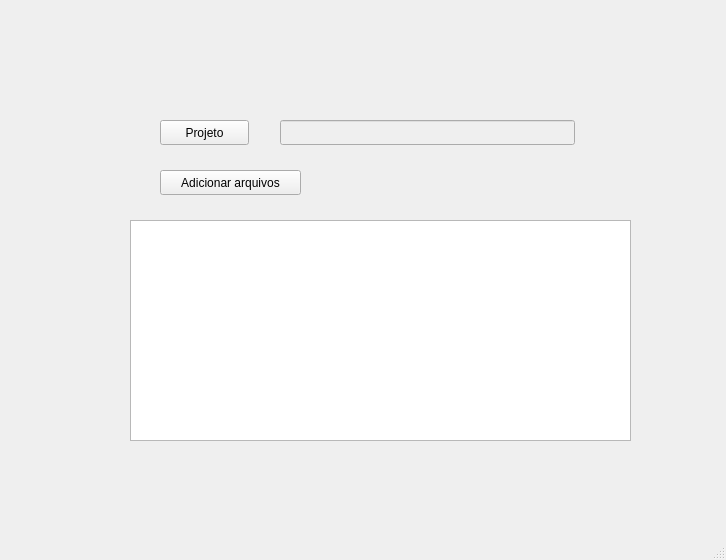
<?xml version="1.0" encoding="UTF-8"?>
<ui version="4.0">
 <class>MainWindow</class>
 <widget class="QMainWindow" name="MainWindow">
  <property name="geometry">
   <rect>
    <x>0</x>
    <y>0</y>
    <width>726</width>
    <height>560</height>
   </rect>
  </property>
  <property name="windowTitle">
   <string>MainWindow</string>
  </property>
  <widget class="QWidget" name="centralwidget">
   <widget class="QPushButton" name="pushButton_project_path">
    <property name="geometry">
     <rect>
      <x>160</x>
      <y>120</y>
      <width>89</width>
      <height>25</height>
     </rect>
    </property>
    <property name="text">
     <string>Projeto</string>
    </property>
   </widget>
   <widget class="QLineEdit" name="lineEdit_project_path">
    <property name="enabled">
     <bool>false</bool>
    </property>
    <property name="geometry">
     <rect>
      <x>280</x>
      <y>120</y>
      <width>295</width>
      <height>25</height>
     </rect>
    </property>
   </widget>
   <widget class="QPushButton" name="pushButton_add_files">
    <property name="geometry">
     <rect>
      <x>160</x>
      <y>170</y>
      <width>141</width>
      <height>25</height>
     </rect>
    </property>
    <property name="text">
     <string>Adicionar arquivos</string>
    </property>
   </widget>
   <widget class="QTreeView" name="treeView_project">
    <property name="geometry">
     <rect>
      <x>130</x>
      <y>220</y>
      <width>501</width>
      <height>221</height>
     </rect>
    </property>
   </widget>
  </widget>
  <widget class="QMenuBar" name="menubar">
   <property name="geometry">
    <rect>
     <x>0</x>
     <y>0</y>
     <width>726</width>
     <height>22</height>
    </rect>
   </property>
  </widget>
  <widget class="QStatusBar" name="statusbar"/>
 </widget>
 <resources/>
 <connections/>
</ui>
